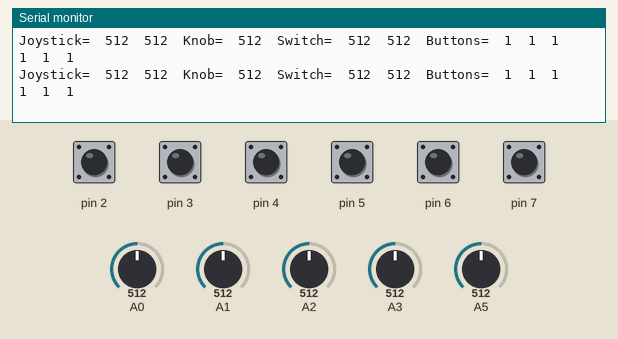
The sketch below on a simulated Arduino Uno, built with avr-gcc and run on an emulated ATmega328P. Shown: the last lines printed to the serial monitor. The test bench sets the inputs (shaded band); at power-on: pin 2–7 HIGH, A0 = 512, A1 = 512, A2 = 512, A3 = 512, A5 = 512.

Above: at 1.2 s.
1.3 s: A0 set to 104
At 1.46 s:
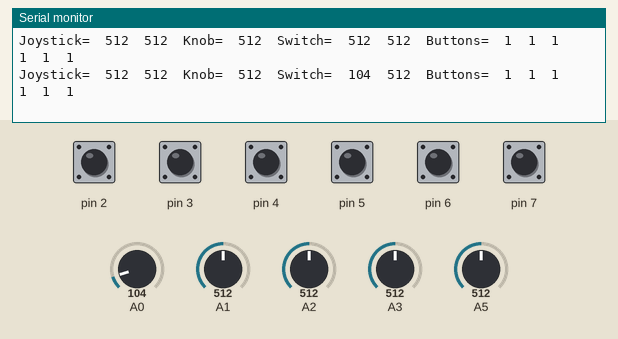
4.3 s: A0 set to 91
At 4.35 s:
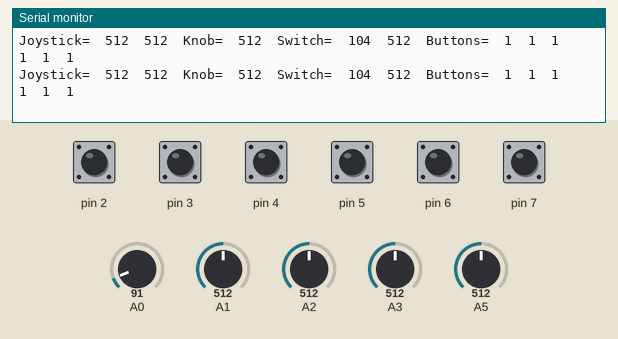
7.3 s: A1 set to 108
At 7.37 s:
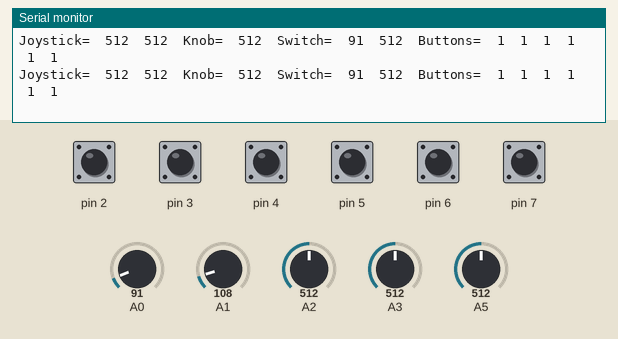
10.3 s: A1 set to 92
At 10.3 s:
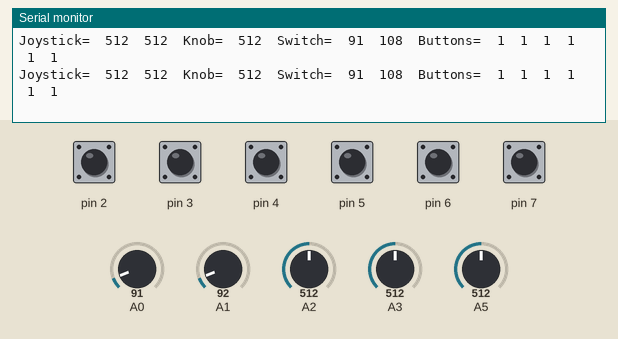
13.3 s: A2 set to 106
At 13.37 s:
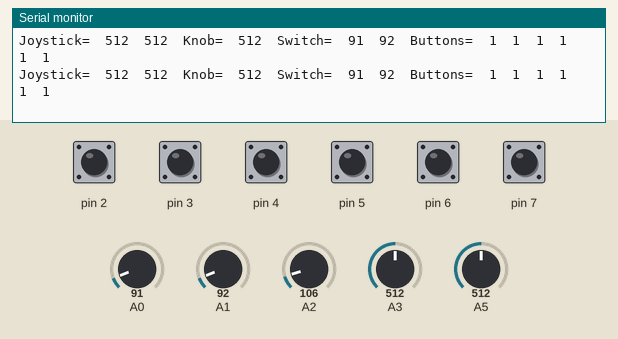
16.3 s: A2 set to 92
At 16.36 s:
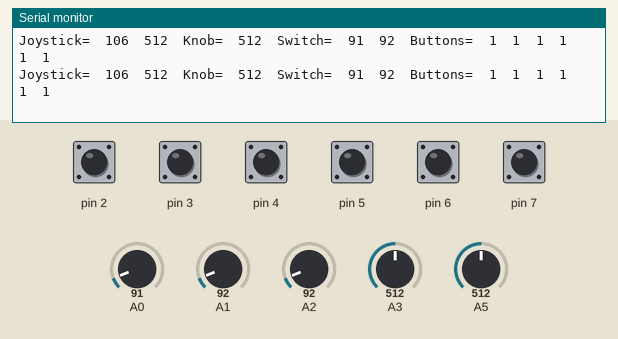
Timing chart, 0 to 19.3 s (numbered marks = the images above; inputs shaded):
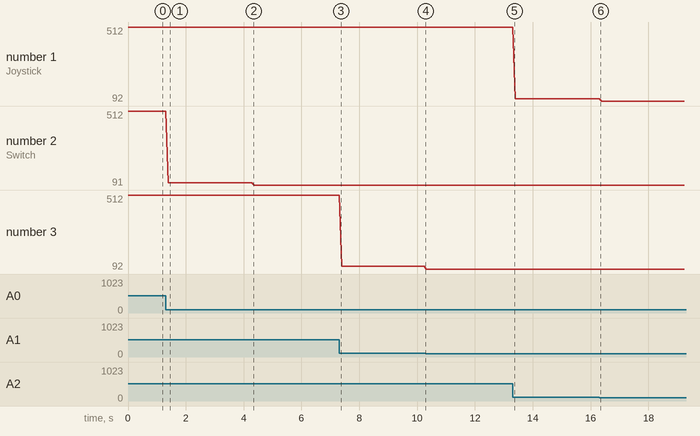

The sketch:

serial.ino
```cpp
/*
Remove any bluetooth module while uploading code to avoid
upload error
*/

void setup()
{
Serial.begin(9600);

pinMode(2, INPUT); digitalWrite(2,HIGH);
pinMode(3, INPUT);digitalWrite(3,HIGH);
pinMode(4, INPUT);digitalWrite(4,HIGH);
pinMode(5, INPUT);digitalWrite(5,HIGH);
pinMode(6, INPUT);digitalWrite(6,HIGH);
pinMode(7, INPUT);digitalWrite(7,HIGH);

}

void loop()
{
Serial.print("Joystick=  ");
Serial.print(analogRead(A2)); Serial.print("  ");
Serial.print(analogRead(A3)); Serial.print("  ");

Serial.print("Knob=  ");
Serial.print(analogRead(A5)); Serial.print("  ");

Serial.print("Switch=  ");
Serial.print(analogRead(A0)); Serial.print("  ");
Serial.print(analogRead(A1)); Serial.print("  ");

Serial.print("Buttons=  ");
Serial.print(digitalRead(3)); Serial.print("  ");
Serial.print(digitalRead(2)); Serial.print("  ");
Serial.print(digitalRead(4)); Serial.print("  ");
Serial.print(digitalRead(7)); Serial.print("  ");
Serial.print(digitalRead(5)); Serial.print("  ");
Serial.print(digitalRead(6)); Serial.print("  ");


Serial.println("  ");

}
```

Measured:
- after the input at 1.3 s, the serial monitor: prints a new line after 0.10 s (image 1)
- plotted number 1: 512 → 106 after the input at 13.3 s
- plotted number 2: 512 → 104 after the input at 1.3 s, 104 → 91 after the input at 4.3 s
- plotted number 3: 512 → 108 after the input at 7.3 s, 108 → 92 after the input at 10.3 s
